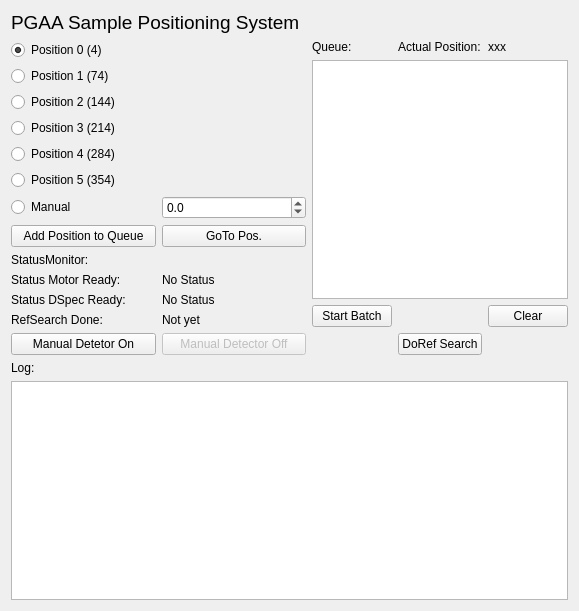
<?xml version="1.0" encoding="UTF-8"?>
<ui version="4.0">
 <class>Interface</class>
 <widget class="QWidget" name="Interface">
  <property name="enabled">
   <bool>true</bool>
  </property>
  <property name="geometry">
   <rect>
    <x>0</x>
    <y>0</y>
    <width>579</width>
    <height>611</height>
   </rect>
  </property>
  <property name="windowTitle">
   <string>PGAA sample positioning system</string>
  </property>
  <layout class="QGridLayout" name="gridLayout">
   <item row="1" column="0" colspan="2">
    <layout class="QGridLayout" name="grd_select">
     <item row="4" column="0" colspan="2">
      <widget class="QRadioButton" name="rad_Pos4">
       <property name="text">
        <string>Position 4 (284)</string>
       </property>
       <attribute name="buttonGroup">
        <string notr="true">buttonGroup</string>
       </attribute>
      </widget>
     </item>
     <item row="5" column="0" colspan="2">
      <widget class="QRadioButton" name="rad_Pos5">
       <property name="text">
        <string>Position 5 (354)</string>
       </property>
       <attribute name="buttonGroup">
        <string notr="true">buttonGroup</string>
       </attribute>
      </widget>
     </item>
     <item row="1" column="0" colspan="2">
      <widget class="QRadioButton" name="rad_Pos1">
       <property name="text">
        <string>Position 1 (74)</string>
       </property>
       <attribute name="buttonGroup">
        <string notr="true">buttonGroup</string>
       </attribute>
      </widget>
     </item>
     <item row="6" column="0">
      <widget class="QRadioButton" name="rad_Man">
       <property name="text">
        <string>Manual</string>
       </property>
       <attribute name="buttonGroup">
        <string notr="true">buttonGroup</string>
       </attribute>
      </widget>
     </item>
     <item row="3" column="0" colspan="2">
      <widget class="QRadioButton" name="rad_Pos3">
       <property name="text">
        <string>Position 3 (214)</string>
       </property>
       <attribute name="buttonGroup">
        <string notr="true">buttonGroup</string>
       </attribute>
      </widget>
     </item>
     <item row="7" column="0">
      <widget class="QPushButton" name="submitPosition">
       <property name="text">
        <string>Add Position to Queue</string>
       </property>
      </widget>
     </item>
     <item row="7" column="1">
      <widget class="QPushButton" name="gotoPosition">
       <property name="text">
        <string>GoTo Pos.</string>
       </property>
      </widget>
     </item>
     <item row="6" column="1">
      <widget class="QDoubleSpinBox" name="line_ManPos">
       <property name="decimals">
        <number>1</number>
       </property>
       <property name="minimum">
        <double>-5.000000000000000</double>
       </property>
       <property name="maximum">
        <double>356.000000000000000</double>
       </property>
      </widget>
     </item>
     <item row="0" column="0" colspan="2">
      <widget class="QRadioButton" name="rad_Pos0">
       <property name="text">
        <string>Position 0 (4)</string>
       </property>
       <property name="checked">
        <bool>true</bool>
       </property>
       <attribute name="buttonGroup">
        <string notr="true">buttonGroup</string>
       </attribute>
      </widget>
     </item>
     <item row="2" column="0" colspan="2">
      <widget class="QRadioButton" name="rad_Pos2">
       <property name="text">
        <string>Position 2 (144)</string>
       </property>
       <attribute name="buttonGroup">
        <string notr="true">buttonGroup</string>
       </attribute>
      </widget>
     </item>
    </layout>
   </item>
   <item row="1" column="2" rowspan="6">
    <layout class="QGridLayout" name="grd_queue">
     <item row="0" column="0">
      <widget class="QLabel" name="lab_Queue">
       <property name="text">
        <string>Queue:</string>
       </property>
      </widget>
     </item>
     <item row="2" column="2">
      <widget class="QPushButton" name="clearBatch">
       <property name="text">
        <string>Clear</string>
       </property>
      </widget>
     </item>
     <item row="1" column="0" colspan="3">
      <widget class="QTextEdit" name="txted_queue"/>
     </item>
     <item row="0" column="1">
      <widget class="QLabel" name="lab_act_pos">
       <property name="text">
        <string>Actual Position:</string>
       </property>
      </widget>
     </item>
     <item row="2" column="0">
      <widget class="QPushButton" name="startBatch">
       <property name="text">
        <string>Start Batch</string>
       </property>
      </widget>
     </item>
     <item row="0" column="2">
      <widget class="QLabel" name="lab_act_status">
       <property name="text">
        <string>xxx</string>
       </property>
      </widget>
     </item>
     <item row="3" column="1">
      <widget class="QPushButton" name="refSearch">
       <property name="text">
        <string>DoRef Search</string>
       </property>
      </widget>
     </item>
    </layout>
   </item>
   <item row="4" column="0">
    <widget class="QLabel" name="lab_dspec_ready">
     <property name="text">
      <string>Status DSpec Ready:</string>
     </property>
    </widget>
   </item>
   <item row="4" column="1">
    <widget class="QLabel" name="stat_dspec">
     <property name="text">
      <string>No Status</string>
     </property>
    </widget>
   </item>
   <item row="5" column="0">
    <widget class="QLabel" name="lab_RefSearch">
     <property name="text">
      <string>RefSearch Done:</string>
     </property>
    </widget>
   </item>
   <item row="3" column="0">
    <widget class="QLabel" name="lab_motor_ready">
     <property name="text">
      <string>Status Motor Ready:</string>
     </property>
    </widget>
   </item>
   <item row="5" column="1">
    <widget class="QLabel" name="lab_RefSearchDone">
     <property name="text">
      <string>Not yet</string>
     </property>
    </widget>
   </item>
   <item row="6" column="0">
    <widget class="QPushButton" name="detOn">
     <property name="text">
      <string>Manual Detetor On</string>
     </property>
    </widget>
   </item>
   <item row="2" column="0">
    <widget class="QLabel" name="lab_Monitor">
     <property name="text">
      <string>StatusMonitor:</string>
     </property>
    </widget>
   </item>
   <item row="6" column="1">
    <widget class="QPushButton" name="detOff">
     <property name="enabled">
      <bool>false</bool>
     </property>
     <property name="text">
      <string>Manual Detector Off</string>
     </property>
    </widget>
   </item>
   <item row="7" column="0" colspan="3">
    <layout class="QGridLayout" name="grd_log">
     <item row="1" column="0">
      <widget class="MessageView" name="browser_log">
       <property name="focusPolicy">
        <enum>Qt::TabFocus</enum>
       </property>
       <property name="autoFillBackground">
        <bool>true</bool>
       </property>
       <property name="frameShadow">
        <enum>QFrame::Plain</enum>
       </property>
       <property name="tabChangesFocus">
        <bool>true</bool>
       </property>
       <property name="lineWrapMode">
        <enum>QTextEdit::NoWrap</enum>
       </property>
       <property name="openLinks">
        <bool>false</bool>
       </property>
      </widget>
     </item>
     <item row="0" column="0">
      <widget class="QLabel" name="lab_Log">
       <property name="text">
        <string>Log:</string>
       </property>
      </widget>
     </item>
    </layout>
   </item>
   <item row="3" column="1">
    <widget class="QLabel" name="stat_motor">
     <property name="text">
      <string>No Status</string>
     </property>
    </widget>
   </item>
   <item row="0" column="0" colspan="2">
    <widget class="QLabel" name="label">
     <property name="font">
      <font>
       <family>Arial</family>
       <pointsize>14</pointsize>
      </font>
     </property>
     <property name="text">
      <string>PGAA Sample Positioning System</string>
     </property>
    </widget>
   </item>
  </layout>
 </widget>
 <customwidgets>
  <customwidget>
   <class>MessageView</class>
   <extends>QTextBrowser</extends>
   <header>nicos.clients.gui.widgets.messageview.h</header>
  </customwidget>
 </customwidgets>
 <resources/>
 <connections/>
 <buttongroups>
  <buttongroup name="buttonGroup"/>
 </buttongroups>
</ui>
